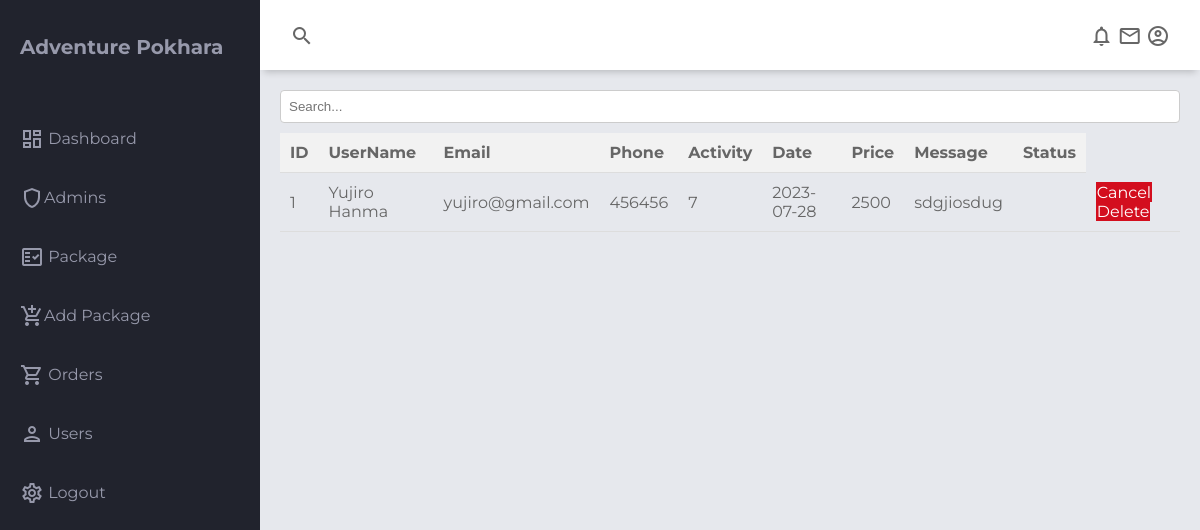
The app's page /backend/booking.php (signed in), older data.
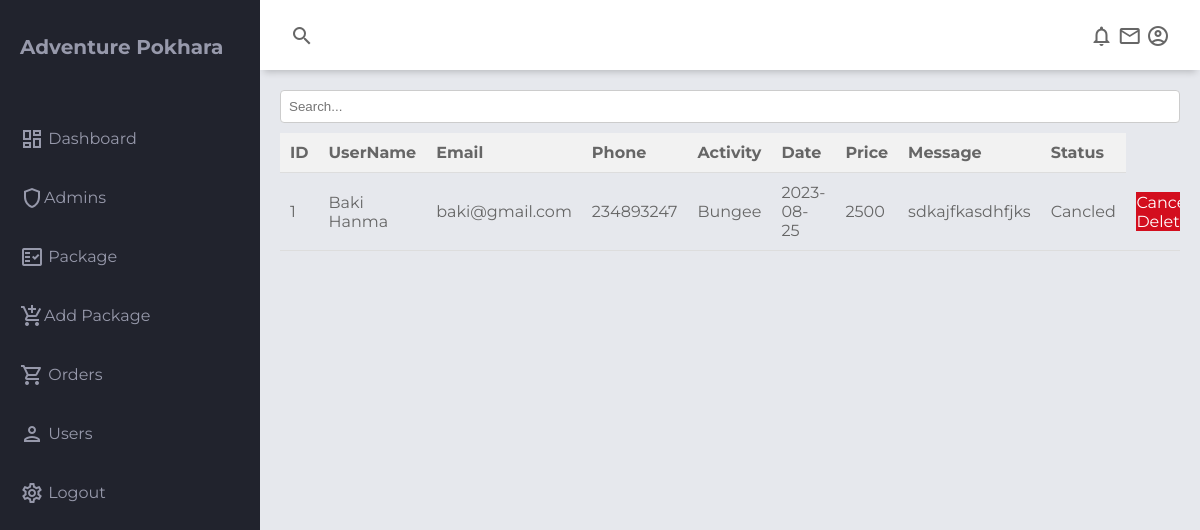
The same page, newer data.
### tables this page shows
CREATE TABLE `booking` (
  `booking_id` int(11) NOT NULL,
  `booking_date` date NOT NULL,
  `u_name` varchar(255) NOT NULL,
  `u_email` varchar(255) NOT NULL,
  `u_phone` int(10) NOT NULL,
  `u_activity` varchar(255) NOT NULL,
  `Message` varchar(1000) NOT NULL,
  `u_price` int(11) NOT NULL,
  `status` varchar(10) NOT NULL,
  `canceledby` varchar(10) NOT NULL
);

### backend/booking.php (the view, shortened to what this page needs)
<?php include "nav.php" ?>
<main class="main-container">
<div class="table-container">
<div class="table-container">
<input type="text" id="searchInput" placeholder="Search...">
            <table id="dataTable">
              <thead>
                <tr>
                  <th>ID</th>
                  <th>UserName</th>
                  <th>Email</th>
                  <th>Phone</th>
                  <th>Activity</th>
                  <th>Date</th>
                  <th>Price</th>
                  <th>Message</th>
                  <th>Status</th>
                </tr>
              </thead>
              <tbody>
              <?php
$sql = "SELECT * FROM booking ";
  $res = mysqli_query($conn, $sql);
  if($res == TRUE){
    $count = mysqli_num_rows($res);
    $sn =1;
    if($count>0){
      while($rows=mysqli_fetch_assoc($res)){
        $id = $rows['booking_id'];
        $activity = $rows ['u_activity'];
        $price = $rows ['u_price'];
        $uname = $rows['u_name'];
        $email=$rows['u_email'];
        $phone=$rows['u_phone'];
        $msg = $rows['Message'];
        $date = $rows['booking_date'];
        $status = $rows['status'];
        ?>
        <tr>
            <td><?php echo $sn++ ;?></td>
            <td><?php echo $uname;?></td>
            <td><?php echo $email;?></td>
            <td><?php echo $phone;?></td>
            <td><?php echo $activity;?></td>
            <td><?php echo $date;?></td>
            <td><?php echo $price;?></td>
            <td><?php echo $msg;?></td>
            <td><?php echo $status;?></td>
        <td><a href="<?php echo siteurl;?>backend/cancelbook.php?id=<?php echo $id;?>" class="btn-secondary">Cancel</a>
        <a href="<?php echo siteurl;?>backend/deletebook.php?id=<?php echo $id;?>" class="btn-secondary">Delete</a>
        </td>
      </tr>
        <?php
      }
    }
  }
?>
              </tbody>
            </table>
          </div>
</main>
<?php include "footer.php" ?>

### backend/nav.php (shortened to what this page needs)
<!DOCTYPE html>
<html lang="en">
  <head>
    <link rel="stylesheet" href="../style/admin.css">
    <link rel="stylesheet" href="../style/table.css">
    <link rel="stylesheet" href="../style/add.css">
  </head>
  <body>
    <div class="grid-container">
      <header class="header">
        <div class="header-left">
          <span class="material-icons-outlined">search</span>
        </div>
        <div class="header-right">
          <span class="material-icons-outlined">notifications</span>
          <span class="material-icons-outlined">email</span>
          <span class="material-icons-outlined">account_circle</span>
        </div>
      </header>
      <aside id="sidebar">
        <div class="sidebar-title">
          <div class="sidebar-brand">
            <span class="material-icons-outlined"></span>Adventure Pokhara
          </div>
        </div>
        <ul class="sidebar-list">
          <li class="sidebar-list-item">
            <a href="index-admin.php">
              <span class="material-icons-outlined">dashboard</span> Dashboard
            </a>
          </li>
          <li class="sidebar-list-item">
            <a href="admins.php">
            <span class="material-icons-outlined">shield</span>Admins
            </a>
          </li>
          <li class="sidebar-list-item">
            <a href="package.php">
              <span class="material-icons-outlined">fact_check</span> Package
            </a>
          </li>
          <li class="sidebar-list-item">
            <a href="add-package.php">
              <span class="material-icons-outlined">add_shopping_cart</span>Add Package
            </a>
          </li>
          <li class="sidebar-list-item">
            <a href="#" target="_blank">
              <span class="material-icons-outlined">shopping_cart</span> Orders
            </a>
          </li>
          <li class="sidebar-list-item">
            <a href="users.php">
              <span class="material-icons-outlined">person</span> Users
            </a>
          </li>
          <li class="sidebar-list-item">
            <a href="logout.php">
              <span class="material-icons-outlined">settings</span> Logout
            </a>
          </li>
        </ul>
      </aside>

### backend/footer.php (shortened to what this page needs)
  </body>
</html>

### style/admin.css (style rules this page uses)
body { margin: 0; padding: 0; box-sizing: border-box; background-color: #e6e8ed; color: #666666; font-family: "Montserrat", sans-serif; }
.material-icons-outlined { vertical-align: middle; line-height: 1px; }
.grid-container { display: grid; grid-template-columns: 260px 1fr 1fr 1fr; grid-template-rows: 0.2fr 3fr; grid-template-areas: "sidebar header header header" "sidebar main main main"; height: 100vh; }
.header { grid-area: header; height: 70px; background-color: #ffffff; display: flex; align-items: center; justify-content: space-between; padding: 0 30px 0 30px; box-shadow: 0 6px 7px -4px rgba(0, 0, 0, 0.2); }
#sidebar { grid-area: sidebar; height: 100%; background-color: #21232d; color: #9799ab; overflow-y: auto; transition: all 0.5s; -webkit-transition: all 0.5s; }
.sidebar-title { display: flex; justify-content: space-between; align-items: center; padding: 20px 20px 20px 20px; margin-bottom: 30px; }
.sidebar-brand { margin-top: 15px; font-size: 20px; font-weight: 700; }
.sidebar-list { padding: 0; margin-top: 15px; list-style-type: none; }
.sidebar-list-item { padding: 20px 20px 20px 20px; }
.sidebar-list-item > a { text-decoration: none; color: #9799ab; }
.main-container { grid-area: main; overflow-y: auto; padding: 20px 20px; }

### style/table.css (style rules this page uses)
.table-container { max-width: 100%; overflow-x: auto; margin-bottom: 20px; }
#searchInput { margin-bottom: 10px; padding: 8px; width: 100%; box-sizing: border-box; }
#dataTable { width: 100%; border-collapse: collapse; }
.btn-secondary { background-color:rgb(211, 14, 30); color: white; text-decoration: none; padding: 1%; }
#dataTable th, #dataTable td { padding: 10px; text-align: left; border-bottom: 1px solid #ddd; }
#dataTable th { background-color: #f2f2f2; font-weight: bold; }

### style/add.css (style rules this page uses)
input[type="text"] { width: 100%; padding: 8px; border-radius: 4px; border: 1px solid #ccc; }

Row changes from the older to the newer data that the page shows:
removed booking: u_name "Yujiro Hanma", u_email "yujiro@gmail.com", u_phone "456456", u_activity "7", booking_date "2023-07-28", u_price "2500", Message "sdgjiosdug"
added booking: u_name "Baki Hanma", u_email "baki@gmail.com", u_phone "234893247", u_activity "Bungee", booking_date "2023-08-25", u_price "2500", Message "sdkajfkasdhfjks", status "Cancled"
